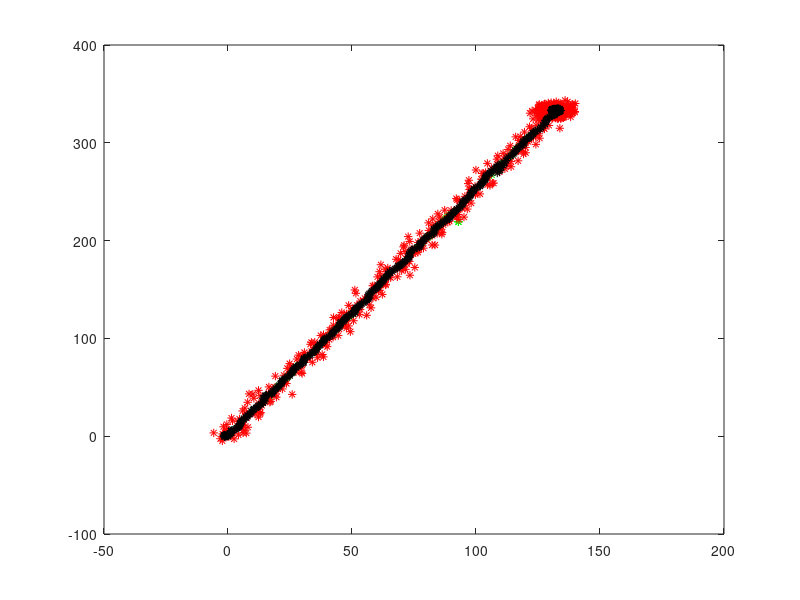

Source code (MATLAB):
clc
clear all
close all

gps_ideal = load('gps_ideal.txt');
size(gps_ideal)

gps_lowcost = load('gps_lowcost.txt');
[longitud,~]=size(gps_lowcost);

position_vision_system = load('position_vision_system.txt');
size(position_vision_system)

velocity = load('velocity.txt');
v_carro=(velocity(:,1).^2+velocity(:,2).^2).^(1/2);

%filtro de kalman extendido (EKF)

%matriz ruido del modelo del vehiculo Wx,Wy,Wz "ideal"
Q=eye(3,3)*0.01;

%cuando tengo mediciones de gps y compas
%matriz de desviacion estandar da cada sensor
R1=eye(3,3);
R1(3,3)=0.001;
%matriz de mediciones z,vector estados
H1=[1 0 0;0 1 0;0 0 1];

%cuando tengo las mediciones de gps compas y vision
%matriz de desviacion estandar da cada sensor
R2=eye(5,5);
R2(3,3)=0.001;
R2(3,3)=0.1;
R2(3,3)=0.1;
%matriz de mediciones z,vector estados
H2=[1 0 0;0 1 0;0 0 1;1 0 0;0 1 0];


%condiciones iniciales de mi carro
%x,y,theta
xe=[0;0;1.195];
%direcion del carro
delta=0; 
%matriz de incertidumbre (incerteza) covarianza
P=eye(3);
X=zeros(longitud,3);
%tiempo
T=0.1;
%distancia ruedas carro
L=2.5;
for k=1:longitud
    %velocidad del carro
    V=v_carro(k);
    
    % es la estimacion por el modelo variables de estado x,y,theta
    xe(1)=xe(1)+T*V*cos(xe(3));
    xe(2)=xe(2)+T*V*sin(xe(3));
    xe(3)=xe(3)+T*V*tan(delta)/L;
    
    H=[1 0 -T*V*sin(xe(3))
       0 1  T*V*cos(xe(3))
       0 0      1         ];
    P = H * P * H' + Q;
 % encontrar la correcion por las medidas
  if(isnan(position_vision_system(k,1)))
      H=H1;
      R=R1;
      z=[gps_lowcost(k,1)
         gps_lowcost(k,2)
          1.195];
  else
      H=H2;
      R=R2;
      z=[gps_lowcost(k,1)
         gps_lowcost(k,2)
          1.195
          position_vision_system(k,1)
          position_vision_system(k,2)];
  end
      
      
    S = H * P * H' + R;
    K =  (P * H')/S;
    xe = xe + K * (z - H*xe);
    P = (eye(3) - K * H) * P;
    X(k,:)=xe';
    
end

plot(gps_ideal(:,1),gps_ideal(:,2))
hold on
plot(position_vision_system(:,1),position_vision_system(:,2),'*g')
plot(gps_lowcost(:,1),gps_lowcost(:,2),'*r')
%kalman
plot(X(:,1),X(:,2),'*black')